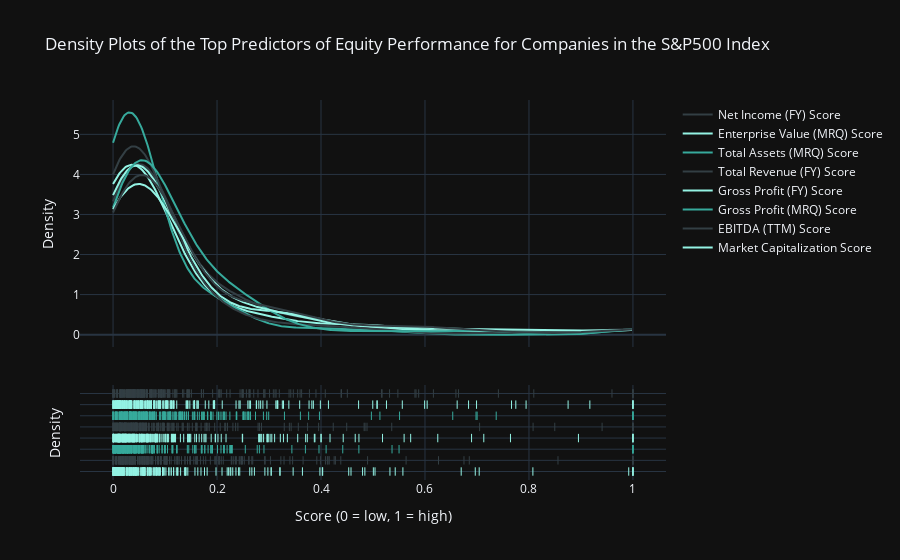
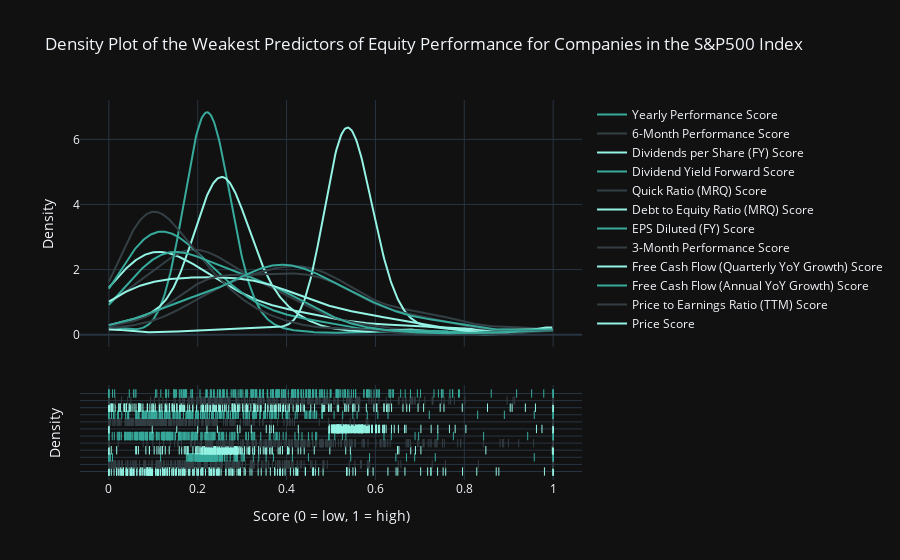

The notebook cell these images were saved under, in order:
### Code cell
config = {
  'toImageButtonOptions': {
    'format': 'png',
    'filename': 'custom_image',
    'height': 1100,
    'width': 3300,
    'scale': 2
  }
}

viz.score_density_plot(mega_df, cols, 'Density Plots of the Top Predictors of Equity Performance for Companies in the S&P500 Index').show(config=config)
viz.score_density_plot(mega_df, low_cor_cols, 'Density Plot of the Weakest Predictors of Equity Performance for Companies in the S&P500 Index').show(config=config)

### Figure 1 — Plotly figure (JSON) as saved in the notebook; plotly's stock layout.template omitted (floating-point values rounded to 4 significant figures; data arrays with more than 128 entries replaced by an {"elided": "..."} marker saying what was removed)
{"data": [{"legendgroup": "Market Capitalization Score", "marker": {"color": "#94F3E4"}, "mode": "lines", "name": "Market Capitalization Score", "showlegend": true, "type": "scatter", "x": {"elided": "500 float values"}, "xaxis": "x", "y": {"elided": "500 float values"}, "yaxis": "y"}, {"legendgroup": "EBITDA (TTM) Score", "marker": {"color": "#333F44"}, "mode": "lines", "name": "EBITDA (TTM) Score", "showlegend": true, "type": "scatter", "x": {"elided": "500 float values"}, "xaxis": "x", "y": {"elided": "500 float values"}, "yaxis": "y"}, {"legendgroup": "Gross Profit (MRQ) Score", "marker": {"color": "#37AA9C"}, "mode": "lines", "name": "Gross Profit (MRQ) Score", "showlegend": true, "type": "scatter", "x": {"elided": "500 float values"}, "xaxis": "x", "y": {"elided": "500 float values"}, "yaxis": "y"}, {"legendgroup": "Gross Profit (FY) Score", "marker": {"color": "#94F3E4"}, "mode": "lines", "name": "Gross Profit (FY) Score", "showlegend": true, "type": "scatter", "x": {"elided": "500 float values"}, "xaxis": "x", "y": {"elided": "500 float values"}, "yaxis": "y"}, {"legendgroup": "Total Revenue (FY) Score", "marker": {"color": "#333F44"}, "mode": "lines", "name": "Total Revenue (FY) Score", "showlegend": true, "type": "scatter", "x": {"elided": "500 float values"}, "xaxis": "x", "y": {"elided": "500 float values"}, "yaxis": "y"}, {"legendgroup": "Total Assets (MRQ) Score", "marker": {"color": "#37AA9C"}, "mode": "lines", "name": "Total Assets (MRQ) Score", "showlegend": true, "type": "scatter", "x": {"elided": "500 float values"}, "xaxis": "x", "y": {"elided": "500 float values"}, "yaxis": "y"}, {"legendgroup": "Enterprise Value (MRQ) Score", "marker": {"color": "#94F3E4"}, "mode": "lines", "name": "Enterprise Value (MRQ) Score", "showlegend": true, "type": "scatter", "x": {"elided": "500 float values"}, "xaxis": "x", "y": {"elided": "500 float values"}, "yaxis": "y"}, {"legendgroup": "Net Income (FY) Score", "marker": {"color": "#333F44"}, "mode": "lines", "name": "Net Income (FY) Score", "showlegend": true, "type": "scatter", "x": {"elided": "500 float values"}, "xaxis": "x", "y": {"elided": "500 float values"}, "yaxis": "y"}, {"legendgroup": "Market Capitalization Score", "marker": {"color": "#94F3E4", "symbol": "line-ns-open"}, "mode": "markers", "name": "Market Capitalization Score", "showlegend": false, "type": "scatter", "x": {"elided": "231 float values"}, "xaxis": "x", "y": {"elided": "231 str values"}, "yaxis": "y2"}, {"legendgroup": "EBITDA (TTM) Score", "marker": {"color": "#333F44", "symbol": "line-ns-open"}, "mode": "markers", "name": "EBITDA (TTM) Score", "showlegend": false, "type": "scatter", "x": {"elided": "231 float values"}, "xaxis": "x", "y": {"elided": "231 str values"}, "yaxis": "y2"}, {"legendgroup": "Gross Profit (MRQ) Score", "marker": {"color": "#37AA9C", "symbol": "line-ns-open"}, "mode": "markers", "name": "Gross Profit (MRQ) Score", "showlegend": false, "type": "scatter", "x": {"elided": "231 float values"}, "xaxis": "x", "y": {"elided": "231 str values"}, "yaxis": "y2"}, {"legendgroup": "Gross Profit (FY) Score", "marker": {"color": "#94F3E4", "symbol": "line-ns-open"}, "mode": "markers", "name": "Gross Profit (FY) Score", "showlegend": false, "type": "scatter", "x": {"elided": "231 float values"}, "xaxis": "x", "y": {"elided": "231 str values"}, "yaxis": "y2"}, {"legendgroup": "Total Revenue (FY) Score", "marker": {"color": "#333F44", "symbol": "line-ns-open"}, "mode": "markers", "name": "Total Revenue (FY) Score", "showlegend": false, "type": "scatter", "x": {"elided": "231 float values"}, "xaxis": "x", "y": {"elided": "231 str values"}, "yaxis": "y2"}, {"legendgroup": "Total Assets (MRQ) Score", "marker": {"color": "#37AA9C", "symbol": "line-ns-open"}, "mode": "markers", "name": "Total Assets (MRQ) Score", "showlegend": false, "type": "scatter", "x": {"elided": "231 float values"}, "xaxis": "x", "y": {"elided": "231 str values"}, "yaxis": "y2"}, {"legendgroup": "Enterprise Value (MRQ) Score", "marker": {"color": "#94F3E4", "symbol": "line-ns-open"}, "mode": "markers", "name": "Enterprise Value (MRQ) Score", "showlegend": false, "type": "scatter", "x": {"elided": "231 float values"}, "xaxis": "x", "y": {"elided": "231 str values"}, "yaxis": "y2"}, {"legendgroup": "Net Income (FY) Score", "marker": {"color": "#333F44", "symbol": "line-ns-open"}, "mode": "markers", "name": "Net Income (FY) Score", "showlegend": false, "type": "scatter", "x": {"elided": "231 float values"}, "xaxis": "x", "y": {"elided": "231 str values"}, "yaxis": "y2"}], "layout": {"barmode": "overlay", "hovermode": "closest", "legend": {"traceorder": "reversed"}, "title": {"text": "Density Plots of the Top Predictors of Equity Performance for Companies in the S&P500 Index"}, "xaxis": {"anchor": "y2", "domain": [0, 1], "title": {"text": "Score (0 = low, 1 = high)"}, "zeroline": false}, "yaxis": {"anchor": "free", "domain": [0.35, 1], "position": 0, "title": {"text": "Density"}}, "yaxis2": {"anchor": "x", "domain": [0, 0.25], "dtick": 1, "showticklabels": false, "title": {"text": "Density"}}}}

### Figure 2 — Plotly figure (JSON) as saved in the notebook; plotly's stock layout.template omitted (floating-point values rounded to 4 significant figures; data arrays with more than 128 entries replaced by an {"elided": "..."} marker saying what was removed)
{"data": [{"legendgroup": "Price Score", "marker": {"color": "#94F3E4"}, "mode": "lines", "name": "Price Score", "showlegend": true, "type": "scatter", "x": {"elided": "500 float values"}, "xaxis": "x", "y": {"elided": "500 float values"}, "yaxis": "y"}, {"legendgroup": "Price to Earnings Ratio (TTM) Score", "marker": {"color": "#333F44"}, "mode": "lines", "name": "Price to Earnings Ratio (TTM) Score", "showlegend": true, "type": "scatter", "x": {"elided": "500 float values"}, "xaxis": "x", "y": {"elided": "500 float values"}, "yaxis": "y"}, {"legendgroup": "Free Cash Flow (Annual YoY Growth) Score", "marker": {"color": "#37AA9C"}, "mode": "lines", "name": "Free Cash Flow (Annual YoY Growth) Score", "showlegend": true, "type": "scatter", "x": {"elided": "500 float values"}, "xaxis": "x", "y": {"elided": "500 float values"}, "yaxis": "y"}, {"legendgroup": "Free Cash Flow (Quarterly YoY Growth) Score", "marker": {"color": "#94F3E4"}, "mode": "lines", "name": "Free Cash Flow (Quarterly YoY Growth) Score", "showlegend": true, "type": "scatter", "x": {"elided": "500 float values"}, "xaxis": "x", "y": {"elided": "500 float values"}, "yaxis": "y"}, {"legendgroup": "3-Month Performance Score", "marker": {"color": "#333F44"}, "mode": "lines", "name": "3-Month Performance Score", "showlegend": true, "type": "scatter", "x": {"elided": "500 float values"}, "xaxis": "x", "y": {"elided": "500 float values"}, "yaxis": "y"}, {"legendgroup": "EPS Diluted (FY) Score", "marker": {"color": "#37AA9C"}, "mode": "lines", "name": "EPS Diluted (FY) Score", "showlegend": true, "type": "scatter", "x": {"elided": "500 float values"}, "xaxis": "x", "y": {"elided": "500 float values"}, "yaxis": "y"}, {"legendgroup": "Debt to Equity Ratio (MRQ) Score", "marker": {"color": "#94F3E4"}, "mode": "lines", "name": "Debt to Equity Ratio (MRQ) Score", "showlegend": true, "type": "scatter", "x": {"elided": "500 float values"}, "xaxis": "x", "y": {"elided": "500 float values"}, "yaxis": "y"}, {"legendgroup": "Quick Ratio (MRQ) Score", "marker": {"color": "#333F44"}, "mode": "lines", "name": "Quick Ratio (MRQ) Score", "showlegend": true, "type": "scatter", "x": {"elided": "500 float values"}, "xaxis": "x", "y": {"elided": "500 float values"}, "yaxis": "y"}, {"legendgroup": "Dividend Yield Forward Score", "marker": {"color": "#37AA9C"}, "mode": "lines", "name": "Dividend Yield Forward Score", "showlegend": true, "type": "scatter", "x": {"elided": "500 float values"}, "xaxis": "x", "y": {"elided": "500 float values"}, "yaxis": "y"}, {"legendgroup": "Dividends per Share (FY) Score", "marker": {"color": "#94F3E4"}, "mode": "lines", "name": "Dividends per Share (FY) Score", "showlegend": true, "type": "scatter", "x": {"elided": "500 float values"}, "xaxis": "x", "y": {"elided": "500 float values"}, "yaxis": "y"}, {"legendgroup": "6-Month Performance Score", "marker": {"color": "#333F44"}, "mode": "lines", "name": "6-Month Performance Score", "showlegend": true, "type": "scatter", "x": {"elided": "500 float values"}, "xaxis": "x", "y": {"elided": "500 float values"}, "yaxis": "y"}, {"legendgroup": "Yearly Performance Score", "marker": {"color": "#37AA9C"}, "mode": "lines", "name": "Yearly Performance Score", "showlegend": true, "type": "scatter", "x": {"elided": "500 float values"}, "xaxis": "x", "y": {"elided": "500 float values"}, "yaxis": "y"}, {"legendgroup": "Price Score", "marker": {"color": "#94F3E4", "symbol": "line-ns-open"}, "mode": "markers", "name": "Price Score", "showlegend": false, "type": "scatter", "x": {"elided": "231 float values"}, "xaxis": "x", "y": {"elided": "231 str values"}, "yaxis": "y2"}, {"legendgroup": "Price to Earnings Ratio (TTM) Score", "marker": {"color": "#333F44", "symbol": "line-ns-open"}, "mode": "markers", "name": "Price to Earnings Ratio (TTM) Score", "showlegend": false, "type": "scatter", "x": {"elided": "231 float values"}, "xaxis": "x", "y": {"elided": "231 str values"}, "yaxis": "y2"}, {"legendgroup": "Free Cash Flow (Annual YoY Growth) Score", "marker": {"color": "#37AA9C", "symbol": "line-ns-open"}, "mode": "markers", "name": "Free Cash Flow (Annual YoY Growth) Score", "showlegend": false, "type": "scatter", "x": {"elided": "231 float values"}, "xaxis": "x", "y": {"elided": "231 str values"}, "yaxis": "y2"}, {"legendgroup": "Free Cash Flow (Quarterly YoY Growth) Score", "marker": {"color": "#94F3E4", "symbol": "line-ns-open"}, "mode": "markers", "name": "Free Cash Flow (Quarterly YoY Growth) Score", "showlegend": false, "type": "scatter", "x": {"elided": "231 float values"}, "xaxis": "x", "y": {"elided": "231 str values"}, "yaxis": "y2"}, {"legendgroup": "3-Month Performance Score", "marker": {"color": "#333F44", "symbol": "line-ns-open"}, "mode": "markers", "name": "3-Month Performance Score", "showlegend": false, "type": "scatter", "x": {"elided": "231 float values"}, "xaxis": "x", "y": {"elided": "231 str values"}, "yaxis": "y2"}, {"legendgroup": "EPS Diluted (FY) Score", "marker": {"color": "#37AA9C", "symbol": "line-ns-open"}, "mode": "markers", "name": "EPS Diluted (FY) Score", "showlegend": false, "type": "scatter", "x": {"elided": "231 float values"}, "xaxis": "x", "y": {"elided": "231 str values"}, "yaxis": "y2"}, {"legendgroup": "Debt to Equity Ratio (MRQ) Score", "marker": {"color": "#94F3E4", "symbol": "line-ns-open"}, "mode": "markers", "name": "Debt to Equity Ratio (MRQ) Score", "showlegend": false, "type": "scatter", "x": {"elided": "231 float values"}, "xaxis": "x", "y": {"elided": "231 str values"}, "yaxis": "y2"}, {"legendgroup": "Quick Ratio (MRQ) Score", "marker": {"color": "#333F44", "symbol": "line-ns-open"}, "mode": "markers", "name": "Quick Ratio (MRQ) Score", "showlegend": false, "type": "scatter", "x": {"elided": "231 float values"}, "xaxis": "x", "y": {"elided": "231 str values"}, "yaxis": "y2"}, {"legendgroup": "Dividend Yield Forward Score", "marker": {"color": "#37AA9C", "symbol": "line-ns-open"}, "mode": "markers", "name": "Dividend Yield Forward Score", "showlegend": false, "type": "scatter", "x": {"elided": "231 float values"}, "xaxis": "x", "y": {"elided": "231 str values"}, "yaxis": "y2"}, {"legendgroup": "Dividends per Share (FY) Score", "marker": {"color": "#94F3E4", "symbol": "line-ns-open"}, "mode": "markers", "name": "Dividends per Share (FY) Score", "showlegend": false, "type": "scatter", "x": {"elided": "231 float values"}, "xaxis": "x", "y": {"elided": "231 str values"}, "yaxis": "y2"}, {"legendgroup": "6-Month Performance Score", "marker": {"color": "#333F44", "symbol": "line-ns-open"}, "mode": "markers", "name": "6-Month Performance Score", "showlegend": false, "type": "scatter", "x": {"elided": "231 float values"}, "xaxis": "x", "y": {"elided": "231 str values"}, "yaxis": "y2"}, {"legendgroup": "Yearly Performance Score", "marker": {"color": "#37AA9C", "symbol": "line-ns-open"}, "mode": "markers", "name": "Yearly Performance Score", "showlegend": false, "type": "scatter", "x": {"elided": "231 float values"}, "xaxis": "x", "y": {"elided": "231 str values"}, "yaxis": "y2"}], "layout": {"barmode": "overlay", "hovermode": "closest", "legend": {"traceorder": "reversed"}, "title": {"text": "Density Plot of the Weakest Predictors of Equity Performance for Companies in the S&P500 Index"}, "xaxis": {"anchor": "y2", "domain": [0, 1], "title": {"text": "Score (0 = low, 1 = high)"}, "zeroline": false}, "yaxis": {"anchor": "free", "domain": [0.35, 1], "position": 0, "title": {"text": "Density"}}, "yaxis2": {"anchor": "x", "domain": [0, 0.25], "dtick": 1, "showticklabels": false, "title": {"text": "Density"}}}}
